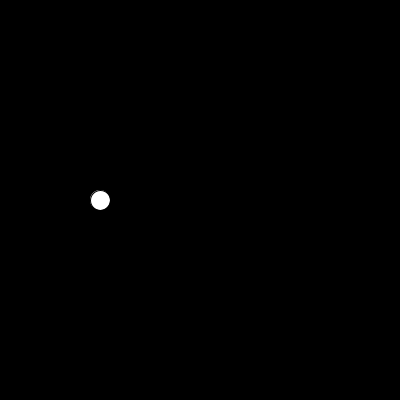
Frame 1 (no input)
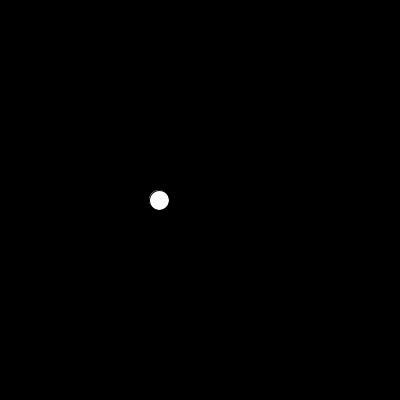
Frame 60 (the mouse pressed at the canvas centre just before this capture)
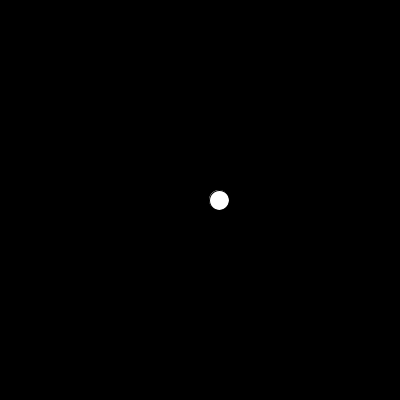
Frame 120 (the mouse held since frame 60 and released just before this capture)

The Processing sketch that drew these frames (run headless with seeded random() and noise(); from frame 60 on, the mouse is pressed at the canvas centre):

// Processing sketch: 04-ai-style
// ── 04-ai-style.pde
// ================ GLOBAL VARIABLES ================
// Author: [Your Name]
// Reference: https://en.wikipedia.org/wiki/Pong [cite: 4, 7]
//
// 3 seconds at 60 fps before the ball resets

int x = 100;
int dir = random(1) > 0.5 ? 1 : -1;
int counter = 0;

void setup() {
  size(400, 400);
}

void draw() {
  background(0);  // black background each frame
  fill(255);      // white fill
  ellipse(x, 200, 20, 20);  // ellipse at center position
  if (random(1) < 0.01) dir *= -1;
  x += dir;
  counter += 1;
}

void resetCounter() {
}
